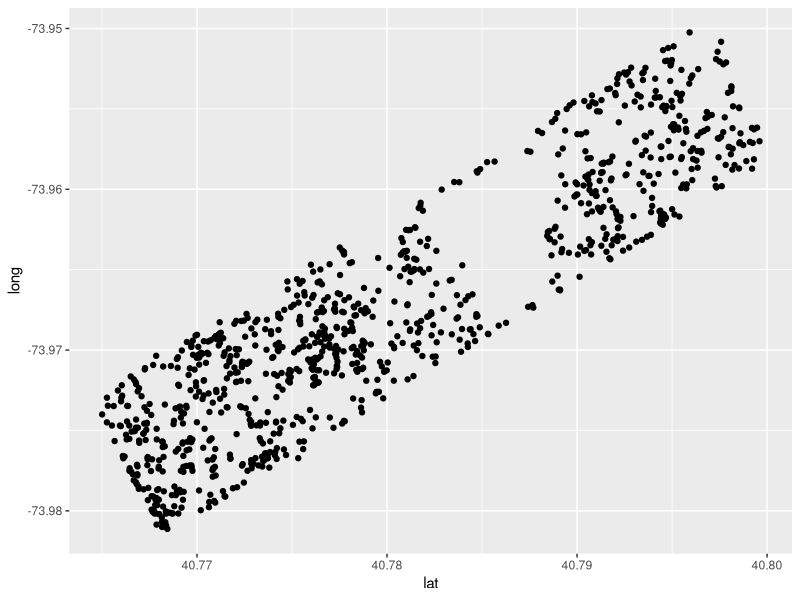
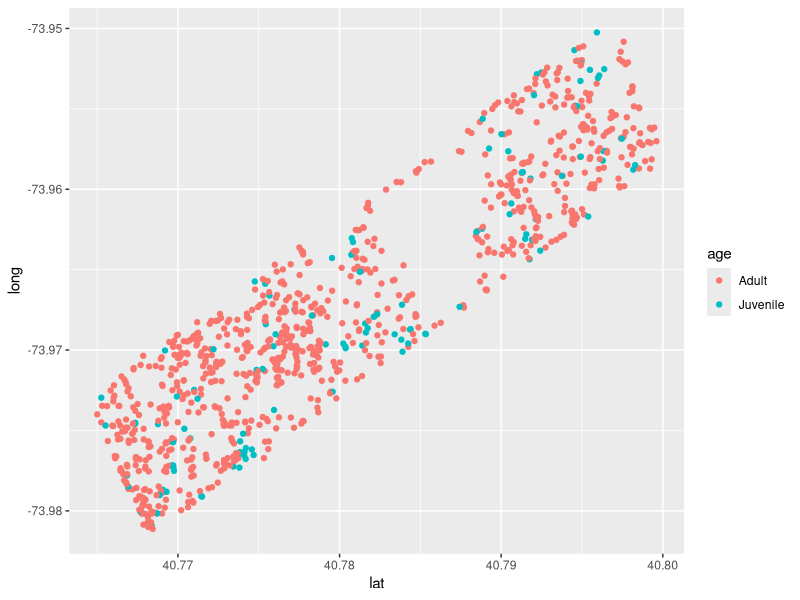
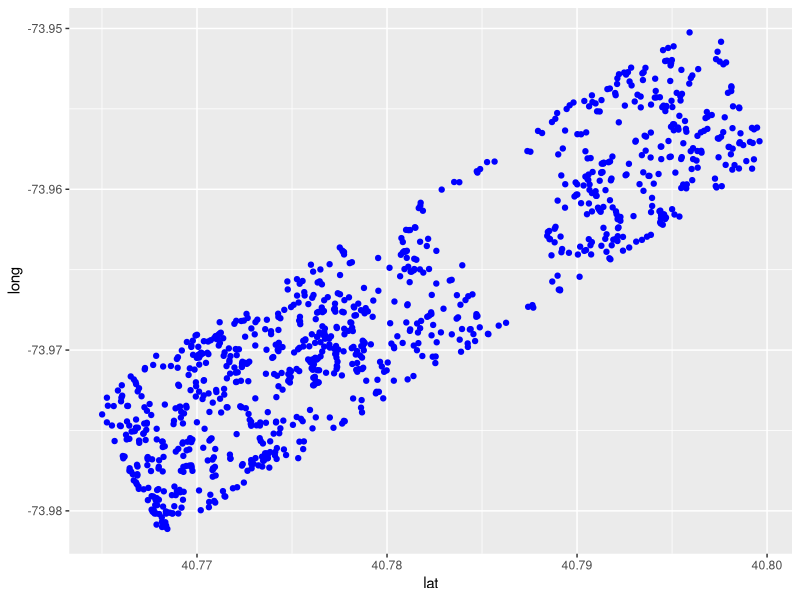
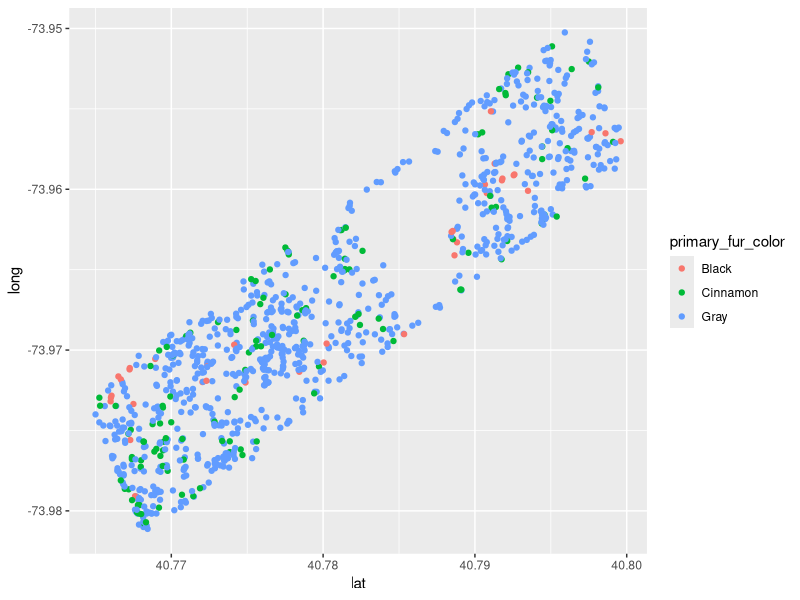

These charts were generated, in order, by the following R code: (Note: this script raises an error after producing the figures.)
library(tidyverse)
library(ggplot2)


## Load data: this should just work
squirrel_subset <- read_csv('squirrels_subset.csv')

## Create a basic plot of the observations on the lat and long axis

ggplot(data = squirrel_subset) +
  aes(x = lat, y = long) +
  geom_point()

## Does this look like Central Park?


## Task 1: Color by age

## - Now, write code that will modify the plot so that it is colored by age
ggplot(data = squirrel_subset) +
  aes(x = lat, y = long, color = age) +
  geom_point()

## Task 2: Make Every Point Blue

## - Now, write code that will make every point blue, not colored by age.
## - Notice that now this choice isn't an attribute of the data. Where
##   does this mean that the `color` argument should go?
ggplot(data = squirrel_subset) +
  aes(x = lat, y = long) +
  geom_point(color = "blue")

## Task 3: Color by the Fur Color

## - Now, write code that will color the points by the variable `primary_fur_color`.
## - Notice that this now *is* an attribute of the data. So, where should the
##  `color` argument go?
ggplot(data = squirrel_subset) +
  aes(x = lat, y = long, color = primary_fur_color) +
  geom_point()

## Task 4: Put onto non-euclidean space

## - If you think carefully about this, we're mapping the geographic coordinate
##   system onto the euclidian coordinate system. This isn't a _huge_ deal in this
##   case because we're only covering central park. But, what's right is right...

## - ggplot has the ability to map onto the geographic coordinate system using the
##   additional function `coord_quickmap()` (which is an approximation) or `coord_map()`
##   which is not an approximation

## - Given what you understand about the layering system that ggplot uses, can
##   you add on this new layer that is the `coord_quickmap()` coordinate system?
## - If so, how much does it change the plot?
ggplot(data = squirrel_subset) +
  aes(x = lat, y = long, color = primary_fur_color) +
  # coord_quickmap()
  coord_map() +
  geom_point()
